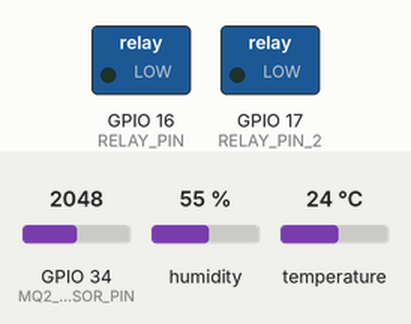
A sketch run on a simulated ESP32. Parts: switched loads named in the sketch (green lamp = pin HIGH). The inputs (shaded band) are chosen by the test bench; at power-on: GPIO 34 (MQ2_SENSOR_PIN) = 2048, temperature 24 °C, humidity 55 %. WiFi joins after 1.5 s; servers stay silent unless stated; uploads are accepted with an empty reply; what the sketch prints to the serial monitor is not drawn.

Above: at 3.2 s.
3.3 s: GPIO 34 (MQ2_SENSOR_PIN) set to 425
9.2 s: GPIO 34 (MQ2_SENSOR_PIN) set to 366
At 13.0 s:
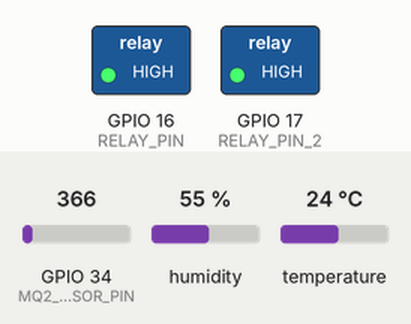
24.5 s: temperature set to 31 °C
30.4 s: temperature set to 34 °C
At 33.8 s:
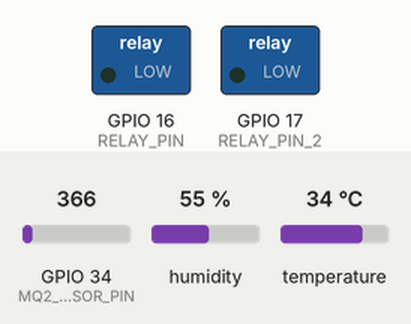
36.3 s: temperature set to 19 °C
At 40.2 s:
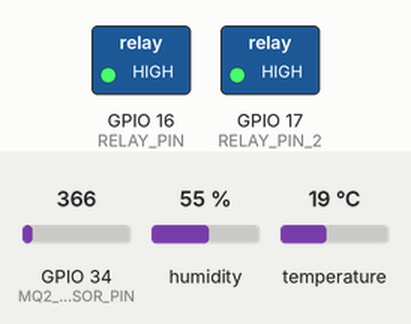
Timing chart, 0 to 41.7 s (numbered marks = the images above; inputs shaded):
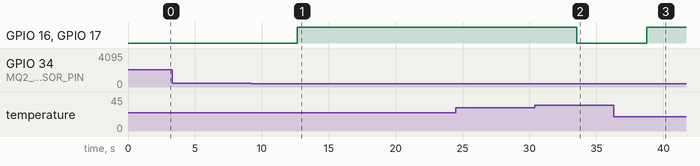

Measured:
- the behaviour switches between 401 and 400 on GPIO 34 (MQ2_SENSOR_PIN) (found by bisection; images 0 and 1)
- the behaviour switches between 32 and 33 °C on temperature (found by bisection; images 1 and 2)
- after the input at 3.3 s, every drawn part: stays the same
- after the input at 9.2 s, GPIO 16 (RELAY_PIN), GPIO 17 (RELAY_PIN_2): LOW → HIGH after 3.4 s
- after the input at 24.5 s, every drawn part: stays the same
- after the input at 30.4 s, GPIO 16 (RELAY_PIN), GPIO 17 (RELAY_PIN_2): HIGH → LOW after 3.1 s
- after the input at 36.3 s, GPIO 16 (RELAY_PIN), GPIO 17 (RELAY_PIN_2): LOW → HIGH after 2.5 s

The sketch:

smartfan.ino
```cpp
#include <DHT.h>
#include <WiFi.h>
#include <HTTPClient.h>

#define DHT_SENSOR_PIN 23
#define RELAY_PIN 16
#define RELAY_PIN_2 17

#define DHT_SENSOR_TYPE DHT11
#define TEMP_UPPER_THRESHOLD 32.00
#define TEMP_LOWER_THRESHOLD 20.00

#define MQ2_SENSOR_PIN 34
#define GAS_THRESHOLD 400

// WiFi bilgileri
//const char* ssid = "SUPERONLINE_Wi-Fi_7494";
//const char* password = "huGxD4UyQetT";
const char* ssid = "ESP32";   // telefonunda belirlediğin SSID
const char* password = "12345678"; // telefonundaki hotspot şifresi
// Firebase Firestore URL (kendi proje ID’ne göre düzenle!)
String firebaseUrl = "https://firestore.googleapis.com/v1/projects/smartfanapp/databases/(default)/documents/sensor_data";

DHT dht_sensor(DHT_SENSOR_PIN, DHT_SENSOR_TYPE);

void setup() {
  Serial.begin(9600);
  dht_sensor.begin();
  pinMode(RELAY_PIN, OUTPUT);
  pinMode(RELAY_PIN_2, OUTPUT);
  pinMode(MQ2_SENSOR_PIN, INPUT);

  WiFi.mode(WIFI_STA);
  WiFi.begin(ssid, password);

  while (WiFi.status() != WL_CONNECTED) {
    delay(1000);
    Serial.println("WiFi bağlantısı kuruluyor...");
  }

  Serial.println("WiFi'ye bağlandı!");
  Serial.print("IP Adresi: ");
  Serial.println(WiFi.localIP());
}

void loop() {
  float temperature = dht_sensor.readTemperature();
  int gasValue = analogRead(MQ2_SENSOR_PIN);

  Serial.print("Temperature: ");
  Serial.print(temperature);
  Serial.println(" °C");

  Serial.print("Gas Sensor Value (MQ-2): ");
  Serial.println(gasValue);

  if (gasValue > GAS_THRESHOLD) {
    Serial.println("⚠️ WARNING: High gas level detected!");
  }

  if (!isnan(temperature)) {
    if (temperature > TEMP_UPPER_THRESHOLD || gasValue > GAS_THRESHOLD) {
      Serial.println("Turn the fan ON");
      digitalWrite(RELAY_PIN, LOW);
      digitalWrite(RELAY_PIN_2, LOW);
    } else if (temperature < TEMP_LOWER_THRESHOLD) {
      Serial.println("Turn the fan OFF");
      digitalWrite(RELAY_PIN, HIGH);
      digitalWrite(RELAY_PIN_2, HIGH);
    } else {
      digitalWrite(RELAY_PIN, HIGH);
      digitalWrite(RELAY_PIN_2, HIGH);
    }
  } else {
    Serial.println("Failed to read from DHT sensor!");
  }

  unsigned long currentMillis = millis();

String jsonData = "{ \"fields\": {";
jsonData += "\"temperature\": {\"doubleValue\": " + String(temperature) + "},";
jsonData += "\"gas_value\": {\"integerValue\": \"" + String(gasValue) + "\"},";
jsonData += "\"timestamp\": {\"integerValue\": \"" + String(currentMillis) + "\"}";
jsonData += "} }";


  // HTTP POST işlemi
  HTTPClient http;
  http.begin(firebaseUrl);
  http.addHeader("Content-Type", "application/json");

  int httpResponseCode = http.POST(jsonData);

  Serial.print("HTTP Response Code: ");
  Serial.println(httpResponseCode);

  if (httpResponseCode > 0) {
    String response = http.getString();
    Serial.println("Firebase yanıtı:");
    Serial.println(response);
  } else {
    Serial.println("Veri gönderme başarısız.");
  }

  http.end();
  delay(5000);
}
```
